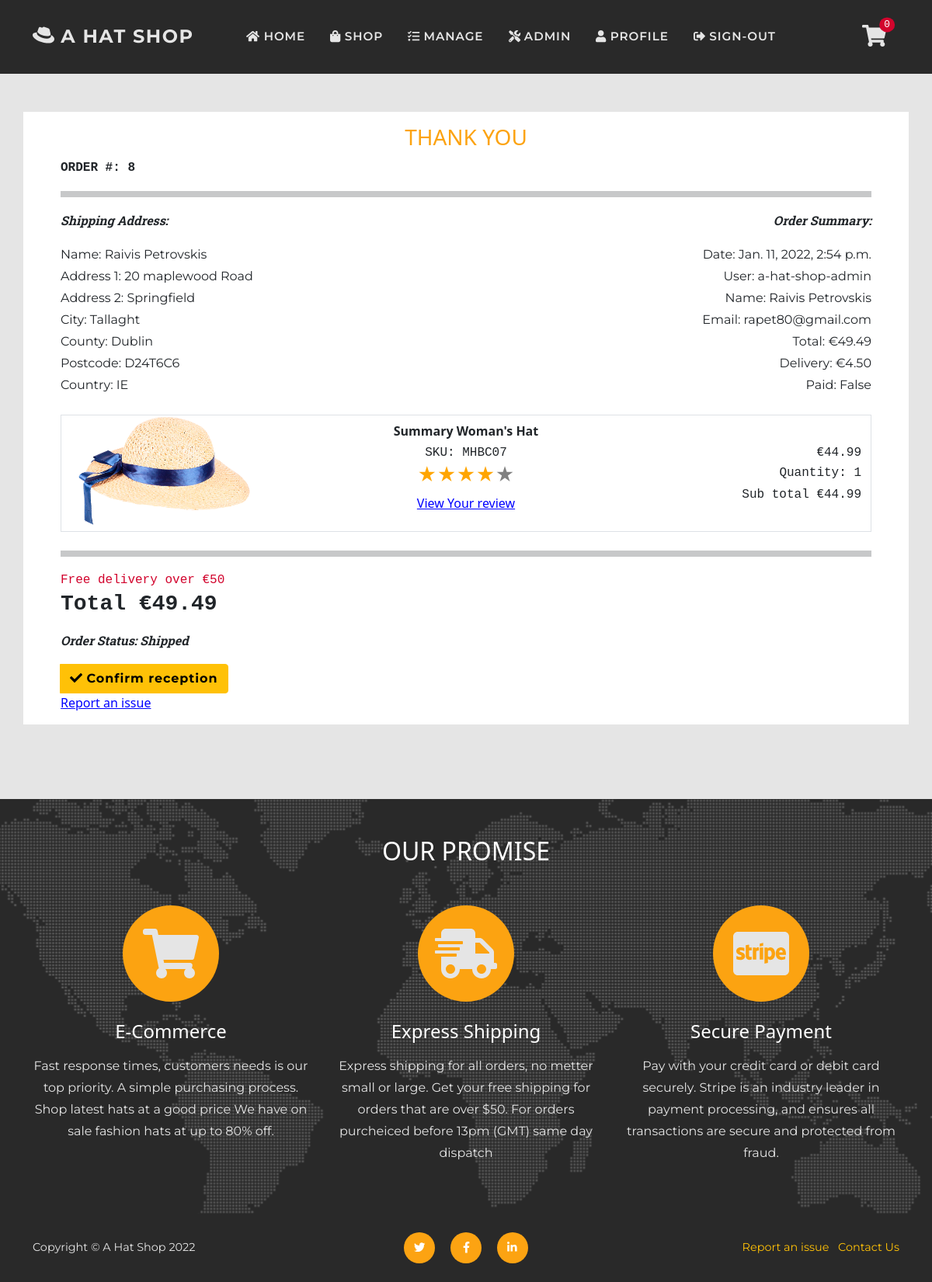
Page /user/order_history/0E023E633B5E4FCC8E5B8CA8E9D73435 (signed in) on the earlier database version.
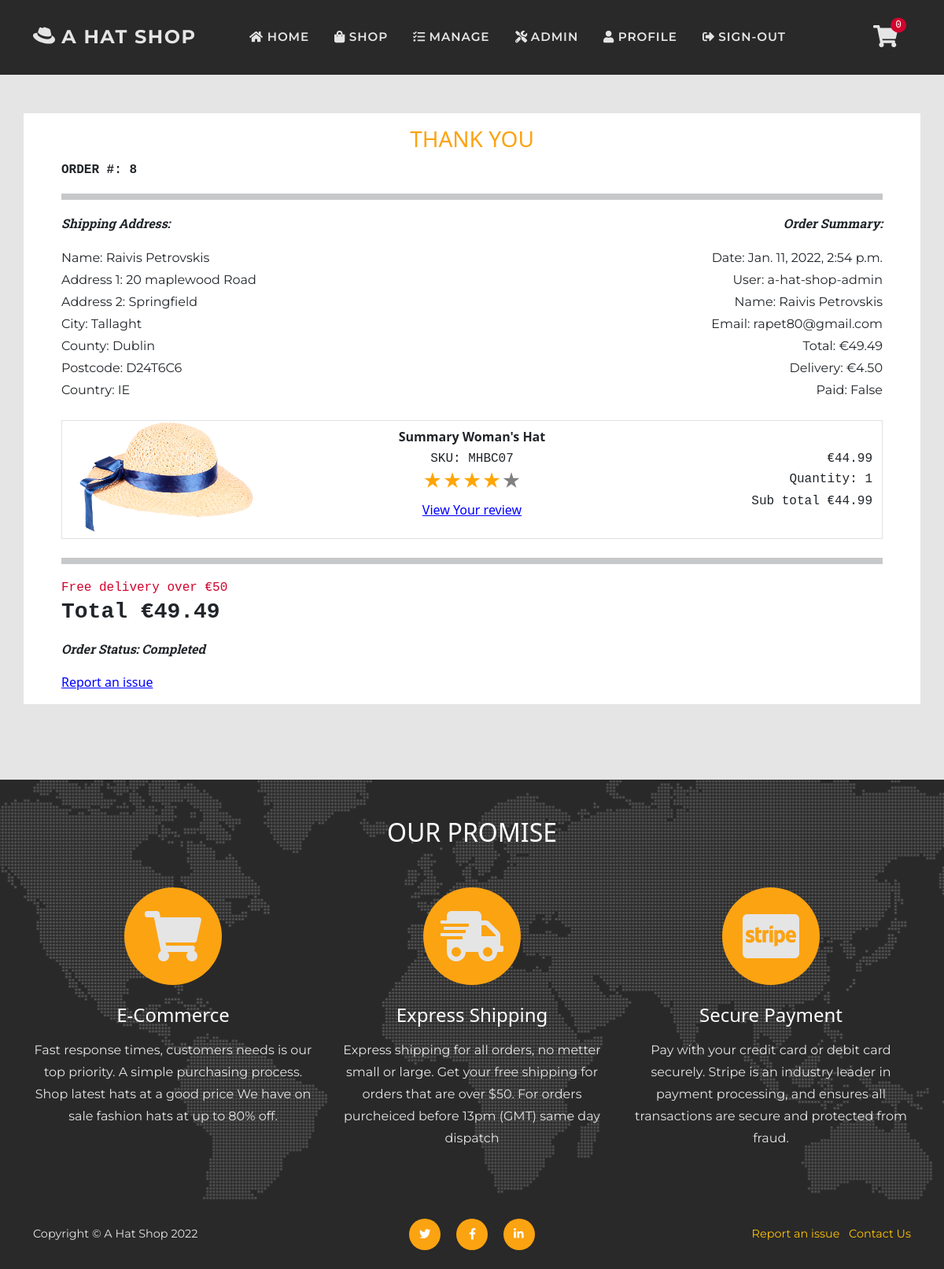
Same page on the later database version.
### checkout/models.py (models this page shows, shortened)
class Order(models.Model):
    SUBMITTED = 'Submitted'
    PAYMENT = 'Payment received'
    PROCESSED = 'Proccessed'
    SHIPPED = 'Shipped'
    CANCELLED = 'Cancelled'
    COMPLETED = 'Completed'
    ORDER_STATUS = [
        (SUBMITTED, 'Submitted'),
        (PAYMENT, 'Payment received'),
        (PROCESSED, 'Proccessed'),
        (SHIPPED, 'Shipped'),
        (CANCELLED, 'Cancelled'),
        (COMPLETED, 'Completed'),
    ]
    date = models.DateTimeField(auto_now_add=True)
    status = models.CharField(
        max_length=50, default=SUBMITTED, choices=ORDER_STATUS)
    order_number = models.CharField(
        max_length=32, null=False, editable=False)
    total = models.DecimalField(
        max_digits=10, decimal_places=2, default=0)
    delivery = models.DecimalField(
        max_digits=6, decimal_places=2, default=0)
    items = models.TextField(
        null=False, blank=False, default='')
    stripe_pid = models.CharField(
        max_length=254, null=False, blank=False, default='')
    paid = models.BooleanField(default=False)
    user_profile = models.ForeignKey(
        User, on_delete=models.SET_NULL,
        null=True, blank=True, related_name='orders')
    full_name = models.CharField(max_length=50)
    email = models.EmailField(max_length=50)
    shipping_name = models.CharField(max_length=50)
    address_line_1 = models.CharField(max_length=100)
    address_line_2 = models.CharField(max_length=100, blank=True)
    city = models.CharField(max_length=60)
    county = models.CharField(max_length=60, blank=True)
    postcode = models.CharField(max_length=30, blank=True)
    country = CountryField(blank_label='Country')

class OrderLine(models.Model):
    product = models.ForeignKey(Product, on_delete=models.CASCADE)
    quantity = models.IntegerField(default=1)
    order = models.ForeignKey(Order, on_delete=models.CASCADE,
                              related_name='lineitems')
    product_total = models.DecimalField(
        max_digits=6, decimal_places=2, editable=False, default=0)

### shop/models.py (models this page shows, shortened)
class Product(models.Model):
    sku = models.CharField(max_length=60)
    category = models.ForeignKey(
        'Category', null=True, blank=True,
        on_delete=models.SET_NULL)
    style = models.CharField(max_length=60)
    color = models.CharField(max_length=60)
    name = models.CharField(max_length=60)
    description = models.TextField(max_length=250)
    price = models.DecimalField(
        max_digits=6, decimal_places=2)
    image = models.ImageField(null=True, blank=True)
    sale = models.BooleanField(default=False)
    sale_price = models.DecimalField(
        max_digits=6, decimal_places=2,
        null=True, blank=True)
    item_count = models.IntegerField(
        blank=False, null=False, default=0)
    rating = models.DecimalField(
        max_digits=6, decimal_places=2,
        null=True, blank=True)
    rating_counter = models.PositiveSmallIntegerField(default=0)

### customers/views.py (the view, shortened to what this page needs)
# urls.py: path('order_history/<order_number>',
@login_required
def order_history(request, order_number):
    order = get_object_or_404(Order, order_number=order_number)
    profile = request.user
    if not profile.is_superuser:
        if not order.user_profile == profile:
            messages.error(request, 'Only order owner can view this page')
            return redirect(reverse('home'))
    admin = False
    status_form = None
    issues = CustomerSuport.objects.all()
    try:
        issue = issues.get(order=order)
    except CustomerSuport.DoesNotExist:
        issue = None
    order_reviews = profile.user_review.filter(
        order__order_number=order_number)
    order_list = list()
    for i in order_reviews:
        order_list.append(i.product.id)
    template = 'checkout/checkout-success.html'
    context = {
        'status_form': status_form,
        'issue': issue,
        'order_list': order_list,
        'order': order,
        'from_profile': True,
        'admin': admin,
    }
    return render(request, template, context)

### checkout/templates/checkout/checkout-success.html (shortened to what this page needs)
{% extends 'base.html' %}
{% load static %}
{% block page_header %}
<header class="py-5">
</header>
{% endblock %}
{% block content %}
<section class="page-section">
    <div class="container bg-white px-3 pt-3 px-lg-5">
        <h3 class="col-12 text-uppercase text-center text-warning">Thank You</h3>
        <div class="row m-0 p-0">
            <p class="px-0 fw-bolder text-uppercase font-monospace">Order #: {{ order.id }}</p>
            <hr class="p-1">
            <div class="px-0 col-md-6">
                <p class="text-italic fw-bolder">Shipping Address:</p>
                <p class="mb-0 font-text">Name: {{ order.shipping_name }}</p>
                <p class="mb-0 font-text">Address 1: {{ order.address_line_1 }}</p>
                {% if order.address_line_2 %}
                <p class="mb-0 font-text">Address 2: {{ order.address_line_2 }}</p>
                {% endif %}
                <p class="mb-0 font-text">City: {{ order.city }}</p>
                {% if order.county %}
                <p class="mb-0 font-text">County: {{ order.county }}</p>
                {% endif %}
                {% if order.postcode %}
                <p class="mb-0 font-text">Postcode: {{ order.postcode }}</p>
                {% endif %}
                <p class="mb-0 font-text">Country: {{ order.country }}</p>
            </div>
            <div class="col-md-6 text-md-end px-0">
                <p class="text-italic fw-bolder">Order Summary:</p>
                <p class="mb-0 font-text">Date: {{ order.date }}</p>
                <p class="mb-0 font-text">User: {{ order.user_profile }}</p>
                <p class="mb-0 font-text">Name: {{ order.full_name }}</p>
                <p class="mb-0 font-text">Email: {{ order.email }}</p>
                <p class="mb-0 font-text">Total: €{{ order.total }}</p>
                <p class="mb-0 font-text">Delivery: €{{ order.delivery }}</p>
                <p class="mb-0 font-text">Paid: {{ order.paid }}</p>
            </div>
        </div>
        {% include 'includes/order-line-items.html' %}
        <hr class="p-1 mt-4">
        <div class="cart-conteiner bg-white align-items-center pb-3">
            <div class="col-12 fw-bolder font-monospace">
                <p>
                    {% if delivery != 0 %}
                    <span class="font-monospace h6">Delivery: €{{ delivery }}</span> <br>
                    {% else %}
                    <span class="text-danger m-0 h6 font-monospace">Free delivery over €50</span> <br>
                    {% endif %}
                    <span class="h3 fw-bold font-monospace">Total €{{ order.total }} </span>
                </p>
            </div>
            <div class="col-12">
                <div>
                    <p class="text-italic fw-bolder">Order Status: {{ order.status }}</p>
                    {% if order.status != "Completed" and from_profile and order.status == "Shipped" %}
                    {% include 'includes/forms/confirm-order-status-form.html' %}
                    {% endif %}
                </div>
            </div>
            <div class="col-12">
                {% if from_profile %}
                <div>
                    {% if issue %}
                    {% if issue.status == 'Resolved' %}
                    <a href="{% url 'messages_view' issue.id %}" class="m-0 link-success fw-bolder font-monospace"> Ticket #{{ issue.id }} Status: {{ issue.status }}</a>
                    {% else %}
                    <a href="{% url 'messages_view' issue.id %}" class="m-0 link-danger fw-bolder font-monospace"> Ticket #{{ issue.id }} Status: {{ issue.status }}</a>
                    {% endif %}
                    {% else %}
                    <a href="{% url 'submit' order.order_number %}">Report an issue</a>
                    {% endif %}
                </div>
                {% endif %}
            </div>
        </div>
    </div>
    {% include 'includes/forms/order-status-form.html' %}
</section>
{% endblock %}

### checkout/templates/includes/order-line-items.html (shortened to what this page needs)
{% load thumbnail %}
{% for item in order.lineitems.all %}
<div class="cart-conteiner border mx-0 px-0 bg-white row align-items-center mt-2 mt-sm-4">
    <div class="col-6 col-sm-3 order-2 order-sm-1 position-relative">
        {% thumbnail item.product.image "150" as im %}
        <a class="" href="{% url 'shop_item' item.product.id %}"
            aria-label="A link to product {{ item.product.name }} details page">
            <div class="h-100 d-flex align-items-center ">
                <img class="card-img-top" src="{{ im.url }}"
                    alt="An image for product {{ item.product.name }} color {{ item.product.color }}" />
            </div>
        </a>
        {% endthumbnail %}
    </div>
    <div class="col-12 col-sm-6 order-1 order-sm-2 product text-center">
        <p class="text-capitalize mb-0 fw-bolder">{{ item.product.name }}</p>
        <p class="text-capitalize mb-0 font-monospace">SKU: {{ item.product.sku }}</p>
        <div class="star_container d-flex flex-column align-items-center">
            {% if item.product.rating %}
            <a href="{% url 'all_reviews' item.product.id %}">
                <div class="stars h4 text-warning"
                    style="background-image: linear-gradient(to right, orange, orange {% widthratio item.product.rating 5 100 %}%, gray {% widthratio item.product.rating 5 100 %}%, gray 100%)">
                    ★★★★★
                </div>
            </a>
            {% else %}
            <span class="time font-monospace">No reviews yet</span>
            <div class="stars h4 text-warning" style="background-image: linear-gradient(to right, gray, gray)">
                ★★★★★
            </div>
            {% endif %}
        </div>
        {% if order.user_profile and from_profile and not order.status == 'Cancelled' %}
        {% if not item.product.id in order_list %}
        <p><a href="{% url 'review_view' item.product.id  %}?order_id={{ order.order_number }}">Write a
                review</a></p>
        {% else %}
        <p><a href="{% url 'review_view' item.product.id  %}?order_id={{ order.order_number }}">View Your
                review</a></p>
        {% endif %}
        {% endif %}
    </div>
    <div class="col-3 col-6 col-sm-3 order-2 order-sm-3">
        <div class="text-end">
            {% if item.product.sale %}
            <span class="text-decoration-line-through text-danger  font-monospace">€{{ item.product.price }}</span>
            <span class="text-danger  font-monospace">€{{ item.product.sale_price }} </span>
            {% else %}
            <span class="font-monospace">€{{ item.product.price }}</span>
            {% endif %}
            <p class="mb-0 font-monospace">Quantity: {{ item.quantity }}</p>
            <p class="mb-0 font-monospace">Sub total €{{ item.product_total }} </p>
        </div>
    </div>
</div>
{% endfor %}

Differences in the rows shown:
changed Order "Raivis Petrovskis": status "Shipped" → "Completed"
Other differences:
text no longer shown: "Confirm reception"
